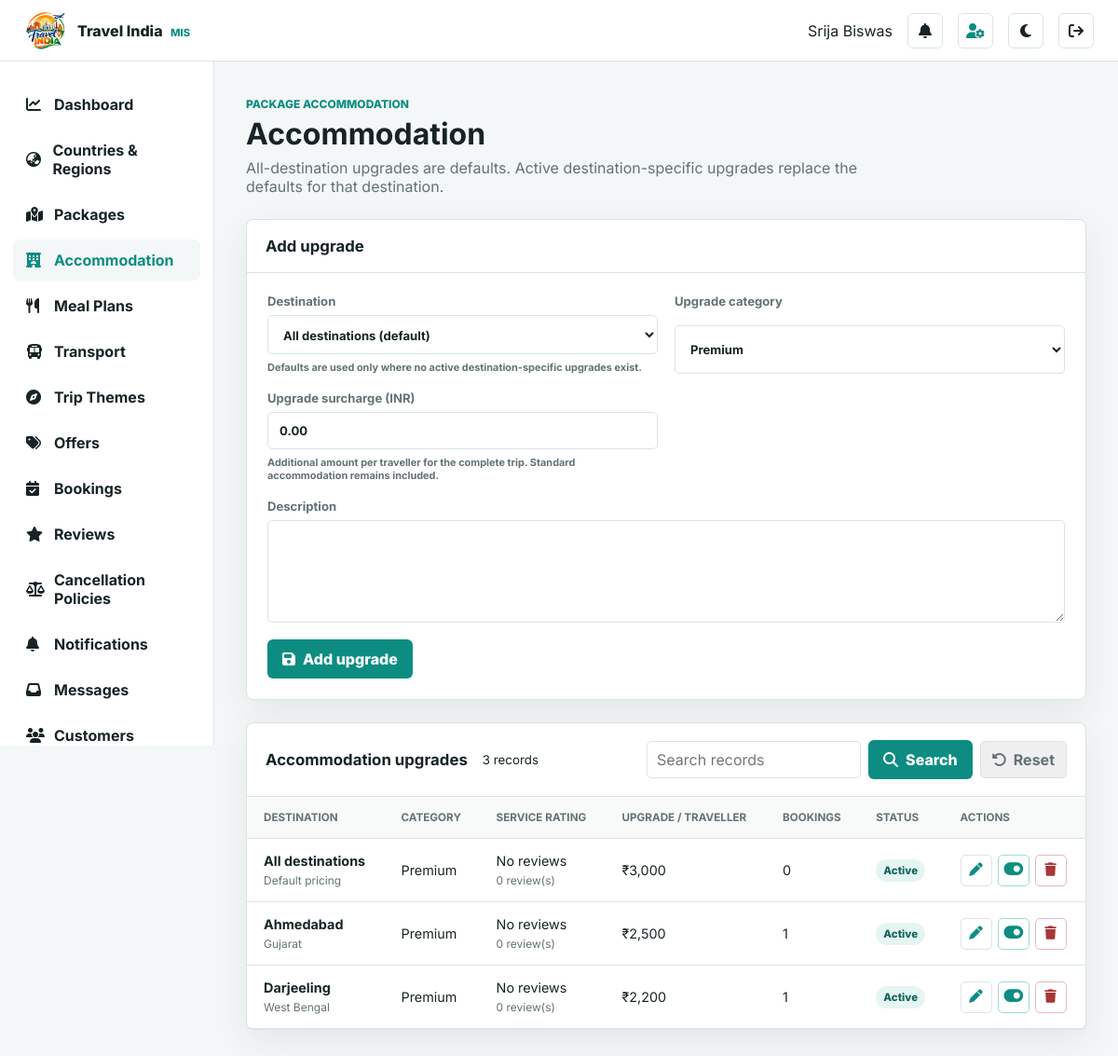
/admin/hotels.php (signed in), run on the app's committed database.
### tables this page shows
CREATE TABLE `hotels` (
  `id` int NOT NULL AUTO_INCREMENT,
  `destination_id` int DEFAULT NULL,
  `name` varchar(180) NOT NULL,
  `category` varchar(60) NOT NULL DEFAULT 'Standard',
  `address` varchar(500) DEFAULT NULL,
  `description` varchar(1000) DEFAULT NULL,
  `status` varchar(30) NOT NULL DEFAULT 'active',
  `created_at` timestamp NOT NULL DEFAULT CURRENT_TIMESTAMP,
  `updated_at` timestamp NOT NULL DEFAULT CURRENT_TIMESTAMP ON UPDATE CURRENT_TIMESTAMP,
  `upgrade_surcharge` decimal(10,2) NOT NULL DEFAULT '0.00',
  PRIMARY KEY (`id`),
  UNIQUE KEY `hotel_destination_name` (`destination_id`,`name`),
  KEY `destination_id` (`destination_id`),
  KEY `status` (`status`)
);

### security.php (called while the page is built, shortened)
<?php
function e(mixed $value): string { return htmlspecialchars((string)$value, ENT_QUOTES, 'UTF-8'); }
function inr(mixed $amount): string
{
    $number = number_format((float)$amount, 2, '.', '');
    [$whole, $decimal] = explode('.', $number);
    $lastThree = substr($whole, -3);
    $rest = substr($whole, 0, -3);
    if ($rest !== '') $lastThree = preg_replace('/\B(?=(\d{2})+(?!\d))/', ',', $rest) . ',' . $lastThree;
    return '₹' . $lastThree . ($decimal === '00' ? '' : '.' . $decimal);
}

### admin/_bootstrap.php (called while the page is built, shortened)
<?php
require_once __DIR__ . '/../db.php'; require_once __DIR__ . '/../security.php';
function admin_paginate(mysqli $db,string $countSql,int $perPage=10,string $parameter='page'): array {
    $total=(int)($db->query($countSql)->fetch_assoc()['total']??0);
    $pages=max(1,(int)ceil($total/$perPage));
    $page=min(max(1,(int)($_GET[$parameter]??1)),$pages);
    return ['total'=>$total,'pages'=>$pages,'page'=>$page,'limit'=>$perPage,'offset'=>($page-1)*$perPage,'parameter'=>$parameter];
}

### admin/hotels.php (the view, shortened to what this page needs)
<?php
require_once '_bootstrap.php';
$db = admin_db();
$edit = null;
$pagination = admin_paginate($db, "SELECT COUNT(*) total FROM hotels WHERE category<>'Standard'");
$hotels = $db->query("SELECT h.*,COALESCE(d.name,'All destinations') destination,COALESCE(s.name,'Default pricing') state_name,(SELECT COUNT(*) FROM bookings b WHERE b.hotel_id=h.id) booking_count,(SELECT AVG(hotel_rating) FROM booking_reviews r WHERE r.hotel_id=h.id AND r.status='published') avg_rating,(SELECT COUNT(*) FROM booking_reviews r WHERE r.hotel_id=h.id AND r.status='published') review_count FROM hotels h LEFT JOIN destinations d ON d.id=h.destination_id LEFT JOIN states s ON s.id=d.state_id WHERE h.category<>'Standard' ORDER BY h.updated_at DESC LIMIT ".$pagination['limit'].' OFFSET '.$pagination['offset']);
include '_header.php';
?>
<div class="page-head"><div><span>Package accommodation</span><h1>Accommodation</h1><p>All-destination upgrades are defaults. Active destination-specific upgrades replace the defaults for that destination.</p></div></div>
<section class="panel form-panel"><div class="panel-head"><h2><?php echo $edit ? 'Edit upgrade' : 'Add upgrade'; ?></h2><?php if ($edit): ?><a href="hotels.php">Cancel</a><?php endif; ?></div>
<form class="admin-form" method="post"><?php echo csrf_input(); ?><input type="hidden" name="action" value="<?php echo $edit ? 'update' : 'create'; ?>"><input type="hidden" name="id" value="<?php echo (int)($edit['id'] ?? 0); ?>">
<label>Destination<select name="destination_id"><option value="0">All destinations (default)</option></select><small>Defaults are used only where no active destination-specific upgrades exist.</small></label>
<label>Upgrade category<select name="category" id="hotel-category" required><?php foreach (['Budget','Premium','Luxury','Resort','Homestay'] as $category): ?><option <?php echo ($edit['category'] ?? 'Premium') === $category ? 'selected' : ''; ?>><?php echo $category; ?></option><?php endforeach; ?></select></label>
<label>Upgrade surcharge (INR)<input id="hotel-upgrade-surcharge" type="number" name="upgrade_surcharge" min="0" max="1000000" step="0.01" value="<?php echo e($edit['upgrade_surcharge'] ?? '0.00'); ?>" required><small>Additional amount per traveller for the complete trip. Standard accommodation remains included.</small></label>
<label class="wide">Description<textarea name="description" maxlength="1000"><?php echo e($edit['description'] ?? ''); ?></textarea></label>
<div class="form-actions"><button><i class="fa-solid fa-floppy-disk"></i><?php echo $edit ? 'Save upgrade' : 'Add upgrade'; ?></button></div></form></section>
<section class="panel"><div class="panel-head"><h2>Accommodation upgrades</h2><small><?php echo (int)$pagination['total']; ?> records</small></div><div class="table-wrap"><table><thead><tr><th>Destination</th><th>Category</th><th>Service rating</th><th>Upgrade / traveller</th><th>Bookings</th><th>Status</th><th>Actions</th></tr></thead><tbody><?php while ($hotel = $hotels->fetch_assoc()): ?><tr><td><strong><?php echo e($hotel['destination']); ?></strong><small><?php echo e($hotel['state_name']); ?></small></td><td><?php echo e($hotel['category']); ?></td><td><?php echo (int)$hotel['review_count']?number_format((float)$hotel['avg_rating'],1).'/5':'No reviews';?><small><?php echo (int)$hotel['review_count'];?> review(s)</small></td><td><?php echo inr($hotel['upgrade_surcharge']);?></td><td><?php echo (int)$hotel['booking_count']; ?></td><td><span class="pill"><?php echo e($hotel['status']); ?></span></td><td><div class="action-row"><a class="icon-btn" href="?edit=<?php echo (int)$hotel['id']; ?>" title="Edit upgrade"><i class="fa-solid fa-pen"></i></a><form method="post"><?php echo csrf_input(); ?><input type="hidden" name="id" value="<?php echo (int)$hotel['id']; ?>"><input type="hidden" name="action" value="<?php echo $hotel['status'] === 'active' ? 'disable' : 'enable'; ?>"><button class="icon-btn status-toggle <?php echo $hotel['status'] === 'active' ? 'is-on' : 'is-off'; ?>" title="<?php echo $hotel['status'] === 'active' ? 'Disable' : 'Enable'; ?> upgrade"><i class="fa-solid fa-toggle-<?php echo $hotel['status'] === 'active' ? 'on' : 'off'; ?>"></i></button></form><form method="post" onsubmit="return confirm('Delete this unused accommodation upgrade?')"><?php echo csrf_input(); ?><input type="hidden" name="id" value="<?php echo (int)$hotel['id']; ?>"><input type="hidden" name="action" value="delete"><button class="icon-btn danger-icon" title="Delete upgrade"><i class="fa-solid fa-trash"></i></button></form></div></td></tr><?php endwhile; ?></tbody></table></div><?php admin_pagination($pagination); ?></section>
<?php include '_footer.php'; ?>

### css/admin.css (style rules this page uses)
:root { --ink:#172326;--muted:#637276;--page:#f4f7f7;--surface:#fff;--line:#dce4e5;--brand:#0d8d82;--brand-dark:#087167;--accent:#f59b35;--danger:#a93636;--shadow:0 12px 35px rgba(20,45,49,.08) }
* { box-sizing:border-box }
body { margin:0;background:var(--page);color:var(--ink);font-family:Inter,"Segoe UI",sans-serif }
a { color:inherit;text-decoration:none }
button,input,select,textarea { font:inherit }
.page-head { display:flex;align-items:flex-end;justify-content:space-between;gap:20px;margin-bottom:25px }
.page-head>div>span { color:var(--brand);font-size:.75rem;font-weight:800;text-transform:uppercase }
.page-head h1 { margin:4px 0 0;font-size:2rem }
.primary-btn,.admin-form button,.message-card button,.auth-panel button { display:inline-flex;align-items:center;justify-content:center;gap:8px;min-height:42px;padding:0 16px;border:0;border-radius:6px;background:var(--brand);color:#fff;font-weight:800;cursor:pointer }
.panel,.message-card { margin-bottom:24px;border:1px solid var(--line);border-radius:8px;background:var(--surface);box-shadow:var(--shadow) }
.panel-head { display:flex;align-items:center;justify-content:space-between;padding:18px 20px;border-bottom:1px solid var(--line) }
.panel-head h2 { margin:0;font-size:1.05rem }
.table-wrap { overflow:auto }
table { width:100%;border-collapse:collapse }
th,td { padding:15px 18px;border-bottom:1px solid var(--line);text-align:left;vertical-align:middle;white-space:nowrap }
th { background:#f8fafa;color:var(--muted);font-size:.73rem;text-transform:uppercase }
td { font-size:.9rem }
td small { display:block;margin-top:5px;color:var(--muted) }
.pill { display:inline-block;padding:5px 8px;border-radius:999px;background:#e5f5f3;color:#12665f;font-size:.72rem;font-weight:800;text-transform:capitalize }
.icon-btn { width:34px;height:34px;display:grid;place-items:center;border:1px solid var(--line);border-radius:5px;color:var(--brand) }
.admin-form { display:grid;grid-template-columns:repeat(2,minmax(0,1fr));gap:18px;padding:22px }
.admin-form label,.auth-panel label { display:grid;gap:7px;color:var(--muted);font-size:.82rem;font-weight:700 }
.admin-form input,.admin-form select,.admin-form textarea,.auth-panel input,.inline-workflow input,.inline-workflow select,.message-card textarea,.message-card select { width:100%;padding:11px 12px;border:1px solid var(--line);border-radius:5px;background:#fff;color:var(--ink) }
.admin-form textarea { min-height:110px;resize:vertical }
.admin-form .wide { grid-column:1/-1 }
.form-actions { grid-column:1/-1 }
.action-row { display:flex;align-items:center;gap:7px }
.action-row form { margin:0 }
.action-row button.icon-btn { cursor:pointer;background:var(--surface) }
.danger-icon { color:var(--danger)!important;border-color:#e8b8b8!important }
.page-head p { max-width:680px;margin:7px 0 0;color:var(--muted) }
.action-row { display:flex;align-items:center;gap:6px }
.status-toggle { font-size:1.15rem }
.status-toggle.is-on { color:var(--brand)!important;border-color:#9ddbd4!important }
.icon-btn { transition:color .18s,border-color .18s,background .18s,transform .18s }
:root { --admin-field-bg:var(--surface);--admin-sidebar-bg:var(--surface);--admin-sidebar-ink:var(--ink);--admin-sidebar-hover:var(--page);--admin-sidebar-active:var(--brand);--admin-soft-bg:#e5f5f3;--admin-soft-ink:#12665f;--admin-soft-border:#9ddbd4;--admin-danger-bg:#faeaea;--admin-danger-border:#e8b8b8 }
.admin-form input,.admin-form select,.admin-form textarea,.auth-panel input,.inline-workflow input,.inline-workflow select,.message-card textarea,.message-card select { background:var(--admin-field-bg) }
.pill,.admin-flash,.auth-password .password-toggle:hover,.country-item>i,.country-item>img { background:var(--admin-soft-bg);color:var(--admin-soft-ink) }
.status-toggle.is-on { border-color:var(--admin-soft-border)!important }
.danger-icon { border-color:var(--admin-danger-border)!important }
html { min-width:320px;background:var(--page) }
body { min-width:320px;overflow-x:hidden }
.admin-content>.panel,.admin-content>.report-grid,.admin-content>.message-grid,.admin-content>.booking-detail-grid { max-width:100% }
.table-wrap { width:100%;max-width:100%;overflow-x:auto;-webkit-overflow-scrolling:touch }
.table-wrap table { min-width:760px }
.admin-form>* { min-width:0 }
.admin-form input,.admin-form select,.admin-form textarea { max-width:100% }
.panel-head:has(.directory-tools) { gap:16px;flex-wrap:wrap }

### data on the page
hotels: destination "All destinations", state_name "Default pricing", category "Premium", review_count "0", upgrade_surcharge "₹3,000", booking_count "0", status "Active"
hotels: destination "Ahmedabad", state_name "Gujarat", category "Premium", review_count "0", upgrade_surcharge "₹2,500", booking_count "1", status "Active"
hotels: destination "Darjeeling", state_name "West Bengal", category "Premium", review_count "0", upgrade_surcharge "₹2,200", booking_count "1", status "Active"

### other printed values
$_SESSION['admin_name'] "Srija Biswas"
$item[1] "Dashboard"
$item[1] "Countries & Regions"
$item[1] "Packages"
$item[1] "Accommodation"
$item[1] "Meal Plans"
$item[1] "Transport"
$item[1] "Trip Themes"
$item[1] "Offers"
$item[1] "Bookings"
$item[1] "Reviews"
$item[1] "Cancellation Policies"
$item[1] "Notifications"
$item[1] "Messages"
$item[1] "Customers"
